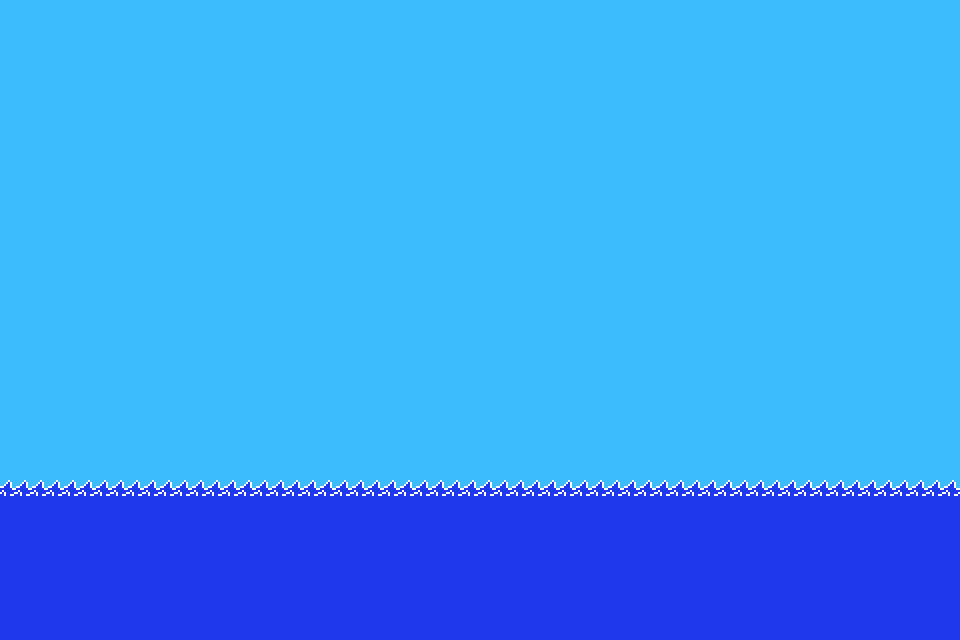

This game map was drawn from its Tiled (.tmx) file and the tilesets committed beside it. A one-line description and the full map source follow:
An orthogonal 30x20 tile map with 32x32 px tiles, 2 tile layers (BG, Calque de Tuiles 1).

<map version="1.10" tiledversion="1.10.2" orientation="orthogonal" renderorder="right-down" width="30" height="20" tilewidth="32" tileheight="32" infinite="0" nextlayerid="3" nextobjectid="1">
 <tileset firstgid="1" source="Pouch.tsx" />
 <layer id="2" name="BG" width="30" height="20">
  <data encoding="csv">
2,2,2,2,2,2,2,2,2,2,2,2,2,2,2,2,2,2,2,2,2,2,2,2,2,2,2,2,2,2,
2,2,2,2,2,2,2,2,2,2,2,2,2,2,2,2,2,2,2,2,2,2,2,2,2,2,2,2,2,2,
2,2,2,2,2,2,2,2,2,2,2,2,2,2,2,2,2,2,2,2,2,2,2,2,2,2,2,2,2,2,
2,2,2,2,2,2,2,2,2,2,2,2,2,2,2,2,2,2,2,2,2,2,2,2,2,2,2,2,2,2,
2,2,2,2,2,2,2,2,2,2,2,2,2,2,2,2,2,2,2,2,2,2,2,2,2,2,2,2,2,2,
2,2,2,2,2,2,2,2,2,2,2,2,2,2,2,2,2,2,2,2,2,2,2,2,2,2,2,2,2,2,
2,2,2,2,2,2,2,2,2,2,2,2,2,2,2,2,2,2,2,2,2,2,2,2,2,2,2,2,2,2,
2,2,2,2,2,2,2,2,2,2,2,2,2,2,2,2,2,2,2,2,2,2,2,2,2,2,2,2,2,2,
2,2,2,2,2,2,2,2,2,2,2,2,2,2,2,2,2,2,2,2,2,2,2,2,2,2,2,2,2,2,
2,2,2,2,2,2,2,2,2,2,2,2,2,2,2,2,2,2,2,2,2,2,2,2,2,2,2,2,2,2,
2,2,2,2,2,2,2,2,2,2,2,2,2,2,2,2,2,2,2,2,2,2,2,2,2,2,2,2,2,2,
2,2,2,2,2,2,2,2,2,2,2,2,2,2,2,2,2,2,2,2,2,2,2,2,2,2,2,2,2,2,
2,2,2,2,2,2,2,2,2,2,2,2,2,2,2,2,2,2,2,2,2,2,2,2,2,2,2,2,2,2,
2,2,2,2,2,2,2,2,2,2,2,2,2,2,2,2,2,2,2,2,2,2,2,2,2,2,2,2,2,2,
2,2,2,2,2,2,2,2,2,2,2,2,2,2,2,2,2,2,2,2,2,2,2,2,2,2,2,2,2,2,
2,2,2,2,2,2,2,2,2,2,2,2,2,2,2,2,2,2,2,2,2,2,2,2,2,2,2,2,2,2,
4,4,4,4,4,4,4,4,4,4,4,4,4,4,4,4,4,4,4,4,4,4,4,4,4,4,4,4,4,4,
4,4,4,4,4,4,4,4,4,4,4,4,4,4,4,4,4,4,4,4,4,4,4,4,4,4,4,4,4,4,
4,4,4,4,4,4,4,4,4,4,4,4,4,4,4,4,4,4,4,4,4,4,4,4,4,4,4,4,4,4,
4,4,4,4,4,4,4,4,4,4,4,4,4,4,4,4,4,4,4,4,4,4,4,4,4,4,4,4,4,4
</data>
 </layer>
 <layer id="1" name="Calque de Tuiles 1" width="30" height="20">
  <data encoding="csv">
0,0,0,0,0,0,0,0,0,0,0,0,0,0,0,0,0,0,0,0,0,0,0,0,0,0,0,0,0,0,
0,0,0,0,0,0,0,0,0,0,0,0,0,0,0,0,0,0,0,0,0,0,0,0,0,0,0,0,0,0,
0,0,0,0,0,0,0,0,0,0,0,0,0,0,0,0,0,0,0,0,0,0,0,0,0,0,0,0,0,0,
0,0,0,0,0,0,0,0,0,0,0,0,0,0,0,0,0,0,0,0,0,0,0,0,0,0,0,0,0,0,
0,0,0,0,0,0,0,0,0,0,0,0,0,0,0,0,0,0,0,0,0,0,0,0,0,0,0,0,0,0,
0,0,0,0,0,0,0,0,0,0,0,0,0,0,0,0,0,0,0,0,0,0,0,0,0,0,0,0,0,0,
0,0,0,0,0,0,0,0,0,0,0,0,0,0,0,0,0,0,0,0,0,0,0,0,0,0,0,0,0,0,
0,0,0,0,0,0,0,0,0,0,0,0,0,0,0,0,0,0,0,0,0,0,0,0,0,0,0,0,0,0,
0,0,0,0,0,0,0,0,0,0,2,0,0,0,0,0,0,0,0,0,0,0,0,0,0,0,0,0,0,0,
0,0,0,0,0,0,0,0,0,2,2,2,0,0,0,0,0,0,0,0,0,0,0,0,0,0,0,0,0,0,
0,0,0,0,0,0,0,0,0,2,2,2,0,0,0,0,0,0,0,0,0,0,0,0,0,0,0,0,0,0,
0,0,0,0,0,0,0,0,2,2,2,2,0,0,0,0,0,0,0,0,0,0,0,0,0,0,0,0,0,0,
0,0,0,0,0,0,0,0,0,0,0,2,0,0,0,0,0,0,0,0,0,0,0,0,0,0,0,0,0,0,
0,0,0,0,0,0,0,0,0,0,0,0,0,0,0,0,0,0,0,0,0,0,0,0,0,0,0,0,0,0,
0,0,0,0,0,0,0,0,0,0,0,0,0,0,0,0,0,0,0,0,0,0,0,0,0,0,0,0,0,0,
3,3,3,3,3,3,3,3,3,3,3,3,3,3,3,3,3,3,3,3,3,3,3,3,3,3,3,3,3,3,
0,0,0,0,0,0,0,0,0,0,0,0,0,0,0,0,0,0,0,0,0,0,0,0,0,0,0,0,0,0,
0,0,0,0,0,0,0,0,0,0,0,0,0,0,0,0,0,0,0,0,0,0,0,0,0,0,0,0,0,0,
0,0,0,0,0,0,0,0,0,0,0,0,0,0,0,0,0,0,0,0,0,0,0,0,0,0,0,0,0,0,
0,0,0,0,0,0,0,0,0,0,0,0,0,0,0,0,0,0,0,0,0,0,0,0,0,0,0,0,0,0
</data>
 </layer>
</map>
